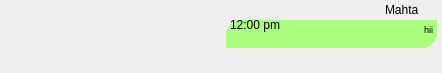
<?xml version="1.0" encoding="UTF-8"?>
<ui version="4.0">
 <class>msgBase</class>
 <widget class="QDialog" name="msgBase">
  <property name="geometry">
   <rect>
    <x>0</x>
    <y>0</y>
    <width>442</width>
    <height>73</height>
   </rect>
  </property>
  <property name="windowTitle">
   <string>Dialog</string>
  </property>
  <property name="styleSheet">
   <string notr="true">border-radius:5px;
</string>
  </property>
  <widget class="QLabel" name="Name">
   <property name="geometry">
    <rect>
     <x>385</x>
     <y>0</y>
     <width>51</width>
     <height>20</height>
    </rect>
   </property>
   <property name="styleSheet">
    <string notr="true">font: 9pt &quot;Source Code Pro&quot;;
</string>
   </property>
   <property name="text">
    <string>Mahta</string>
   </property>
  </widget>
  <widget class="QTextBrowser" name="textBrowser">
   <property name="geometry">
    <rect>
     <x>226</x>
     <y>20</y>
     <width>211</width>
     <height>28</height>
    </rect>
   </property>
   <property name="styleSheet">
    <string notr="true">border-top-left-radius:15px;
border-bottom-right-radius:15px;
border-top-right-radius:0px;
border-bottom-left-radius:0px;
font: 8pt &quot;MV Boli&quot;;
color: rgb(0, 0, 0);
background-color: rgb(170, 255, 127);
</string>
   </property>
   <property name="html">
    <string>&lt;!DOCTYPE HTML PUBLIC &quot;-//W3C//DTD HTML 4.0//EN&quot; &quot;http://www.w3.org/TR/REC-html40/strict.dtd&quot;&gt;
&lt;html&gt;&lt;head&gt;&lt;meta name=&quot;qrichtext&quot; content=&quot;1&quot; /&gt;&lt;meta charset=&quot;utf-8&quot; /&gt;&lt;style type=&quot;text/css&quot;&gt;
p, li { white-space: pre-wrap; }
hr { height: 1px; border-width: 0; }
li.unchecked::marker { content: &quot;\2610&quot;; }
li.checked::marker { content: &quot;\2612&quot;; }
&lt;/style&gt;&lt;/head&gt;&lt;body style=&quot; font-family:'MV Boli'; font-size:8pt; font-weight:400; font-style:normal;&quot;&gt;
&lt;p align=&quot;right&quot; style=&quot; margin-top:0px; margin-bottom:0px; margin-left:0px; margin-right:0px; -qt-block-indent:0; text-indent:0px;&quot;&gt;&lt;span style=&quot; font-size:7pt;&quot;&gt;hii&lt;/span&gt;&lt;/p&gt;&lt;/body&gt;&lt;/html&gt;</string>
   </property>
  </widget>
  <widget class="QLabel" name="Time">
   <property name="geometry">
    <rect>
     <x>230</x>
     <y>15</y>
     <width>51</width>
     <height>20</height>
    </rect>
   </property>
   <property name="styleSheet">
    <string notr="true">border-top-left-radius:15px;
background-color: transparent;
color : black;
font: 5pt &quot;Segoe UI&quot;;</string>
   </property>
   <property name="text">
    <string>12:00 pm </string>
   </property>
  </widget>
 </widget>
 <resources/>
 <connections/>
</ui>
